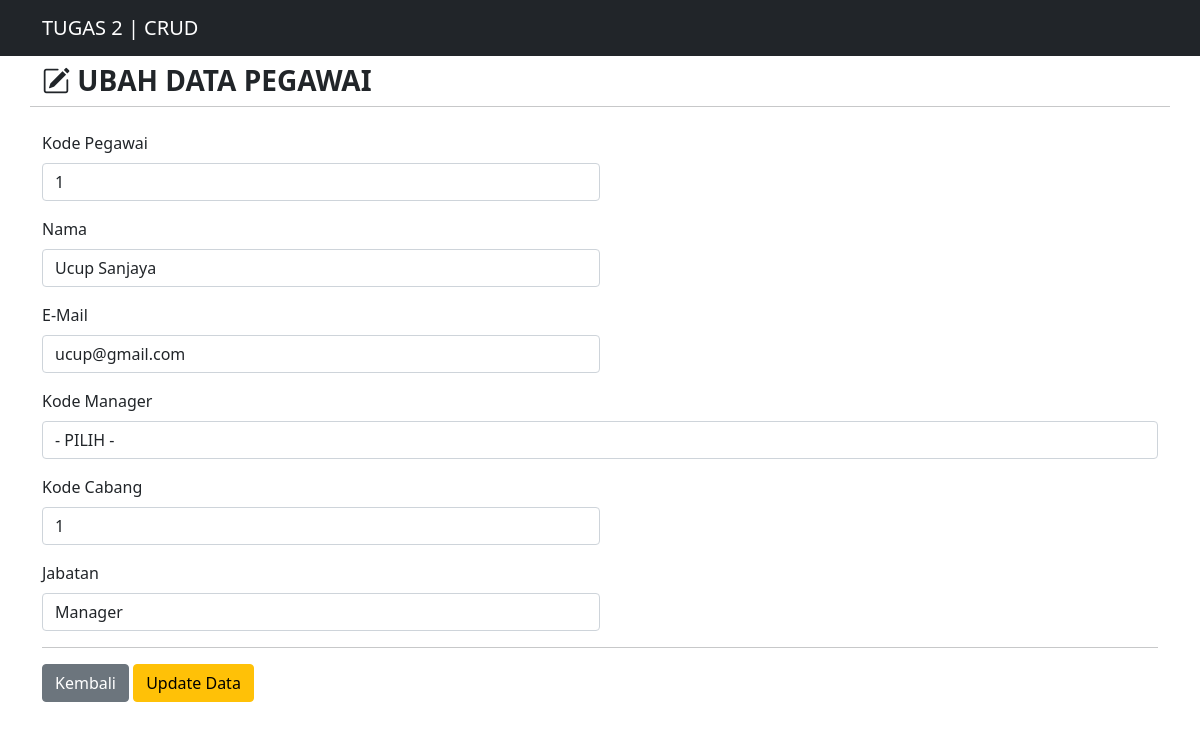
Screenshot of /bank_db/pegawai_update.php?kodePegawai=1 with the database file from the repository.
### tables this page shows
CREATE TABLE `pegawai` (
  `kodePegawai` int(11) NOT NULL,
  `namaPegawai` varchar(50) NOT NULL,
  `emailPegawai` varchar(50) NOT NULL,
  `kodeManager` int(11) DEFAULT NULL,
  `kodeCabang` int(5) NOT NULL,
  `jabatan` varchar(20) NOT NULL
);

### bank_db/functions.php (called while the page is built, shortened)
<?php
$conn = mysqli_connect("localhost", "root", "", "bank_crud");
function query($query) {
    global $conn;
    $result = mysqli_query($conn, $query);
    $rows = [];
    while ($row = mysqli_fetch_assoc($result)) {
        $rows[] = $row;
    }
    return $rows;
}
?>

### bank_db/pegawai_update.php (the view, shortened to what this page needs)
<?php
require 'functions.php';
$kodePegawai = $_GET["kodePegawai"];
$Pegawai = query("SELECT * FROM pegawai WHERE kodePegawai = $kodePegawai")[0];
?>
<!DOCTYPE html>
<html lang="en">
<head>
    <link href="https://cdn.jsdelivr.net/npm/bootstrap@5.0.0-beta2/dist/css/bootstrap.min.css" rel="stylesheet"
>
    <link rel="stylesheet" href="https://cdn.jsdelivr.net/npm/bootstrap-icons@1.4.0/font/bootstrap-icons.css">
    <link rel="stylesheet" href="https://cdn.datatables.net/1.10.23/css/dataTables.bootstrap5.min.css">
    <link rel="stylesheet" href="https://cdn.jsdelivr.net/npm/bootstrap@5.0.0-beta1/dist/css/bootstrap.min.css">
</head>
<body>
    <nav class="navbar navbar-expand-lg navbar-dark bg-dark text-uppercase">
        <div class="container">
            <a class="navbar-brand" href="pegawai.php">TUGAS 2 | CRUD</a>
        </div>
    </nav>
    <div class="container">
        <div class="row my-2">
            <div class="col-md">
                <h3 class="fw-bold text-uppercase"><i class="bi bi-pencil-square"></i>&nbsp;Ubah Data Pegawai</h3>
            </div>
            <hr>
        </div>
        <div class="row my-2">
            <div class="col-md">
                <form action="" method="post" enctype="multipart/form-data">
                    <div class="mb-3">
                        <label for="kodePegawai" class="form-label">Kode Pegawai</label>
                        <input type="text" class="form-control form-control-md w-50" id="kodePegawai"
                            placeholder="Masukkan Kode Pegawai" name="kodePegawai"
                            value="<?= $Pegawai["kodePegawai"];?>">
                    </div>
                    <div class="mb-3">
                        <label for="namaPegawai" class="form-label">Nama</label>
                        <input type="text" class="form-control form-control-md w-50" id="namaPegawai"
                            placeholder="Masukkan Nama" name="namaPegawai" required
                            value="<?= $Pegawai["namaPegawai"];?>">
                    </div>
                    <div class="mb-3">
                        <label for="emailPegawai" class="form-label">E-Mail</label>
                        <input type="email" class="form-control w-50" id="emailPegawai" placeholder="Masukkan E-Mail"
                            name="emailPegawai" required value="<?= $Pegawai["emailPegawai"];?>">
                    </div>
                    <div class="mb-3">
                        <label for="kodeManager" class="form-label">Kode Manager</label>
                        <select id="kodeManager" name="kodeManager" class="form-control" required value="<?= $Pegawai["kodeManager"];?>">
                            <option> - PILIH - </option>
                        </select>
                    </div>
                    <div class="mb-3">
                        <label for="kodeCabang" class="form-label">Kode Cabang</label>
                        <input type="n" class="form-control w-50" id="kodeCabang" placeholder="Masukkan Kode Cabang"
                            name="kodeCabang" required value="<?= $Pegawai["kodeCabang"];?>">
                    </div>
                    <div class="mb-3">
                        <label for="jabatan" class="form-label">Jabatan</label>
                        <input type="text" class="form-control w-50" id="jabatan" placeholder="Masukkan Jabatan"
                            name="jabatan" autocomplete="off" required value="<?= $Pegawai["jabatan"];?>">
                    </div>
                    <hr>
                    <a href="pegawai.php" class="btn btn-secondary">Kembali</a>
                    <button type="submit" class="btn btn-warning" name="submit">Update Data</button>
                </form>
            </div>
        </div>
    </div>
</body>
</html>

### rows the page displays
pegawai: kodePegawai "1", namaPegawai "Ucup Sanjaya", emailPegawai "ucup@gmail.com", kodeManager "- PILIH -", kodeCabang "1", jabatan "Manager"
